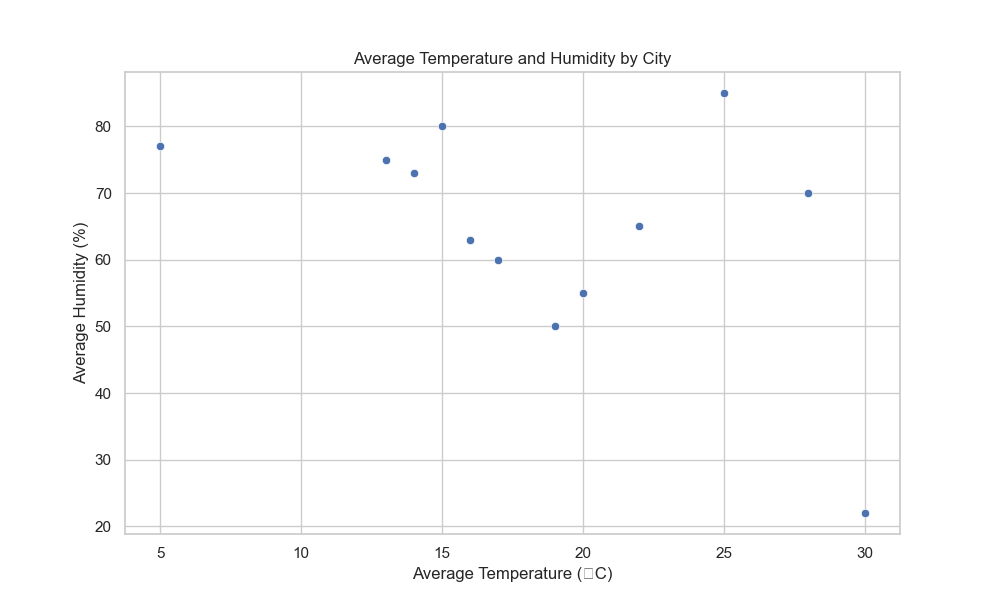

Source code (Python):

import seaborn as sns
import pandas as pd
import matplotlib.pyplot as plt

# Create a DataFrame with the provided data
data = {
    'City': ['London', 'New York', 'Los Angeles', 'Tokyo', 'Paris', 'Berlin', 'Moscow', 'Beijing', 'Sydney', 'Rio de Janeiro', 'Cairo', 'Mumbai'],
    'Average_Temperature_C': [15, 22, 19, 16, 14, 13, 5, 20, 17, 25, 30, 28],
    'Average_Humidity': [80, 65, 50, 63, 73, 75, 77, 55, 60, 85, 22, 70]
}

df = pd.DataFrame(data)

# Plotting the scatterplot
plt.figure(figsize=(10, 6))
scatterplot = sns.scatterplot(data=df, x='Average_Temperature_C', y='Average_Humidity', palette=['#FF6347', '#4682B4'])

scatterplot.set_title('Average Temperature and Humidity by City')
scatterplot.set_xlabel('Average Temperature (°C)')
scatterplot.set_ylabel('Average Humidity (%)')
plt.show()
